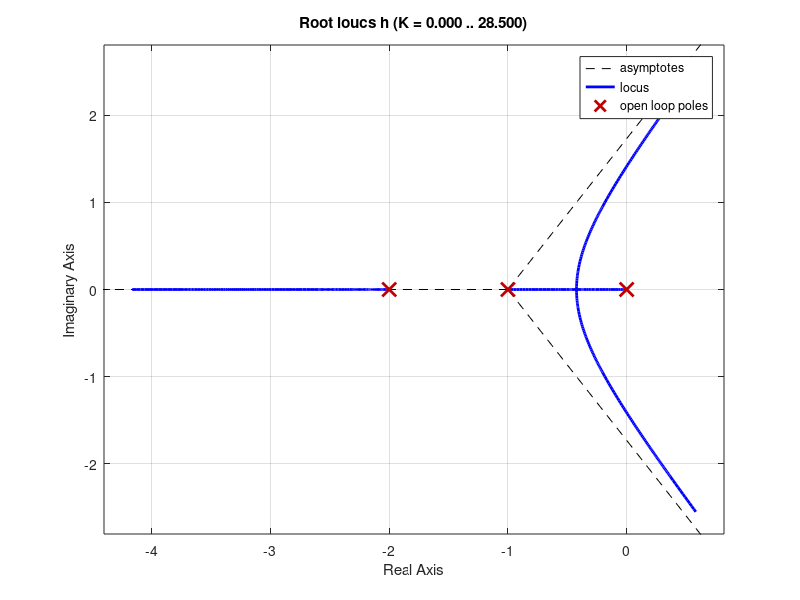

Recreate this plot in MATLAB.
clc;
clear all;
N = [0 0 1];
D = [1 3 2 0];
Z = roots(N)
P = roots(D)
k = 0;
for i=1:200
    C = [1 3 2 k];
    x(i,:) = roots(C);
    k = k + 0.1;
end
plot(real(x),imag(x),'.',real(Z),imag(Z),'o',real(P),imag(P),'*')
title('Root Locus');
xlabel('Real Axis');
ylabel('Imaginary Axis');

h = tf([0 0 1],[1 3 2 0]);
rlocus(h);